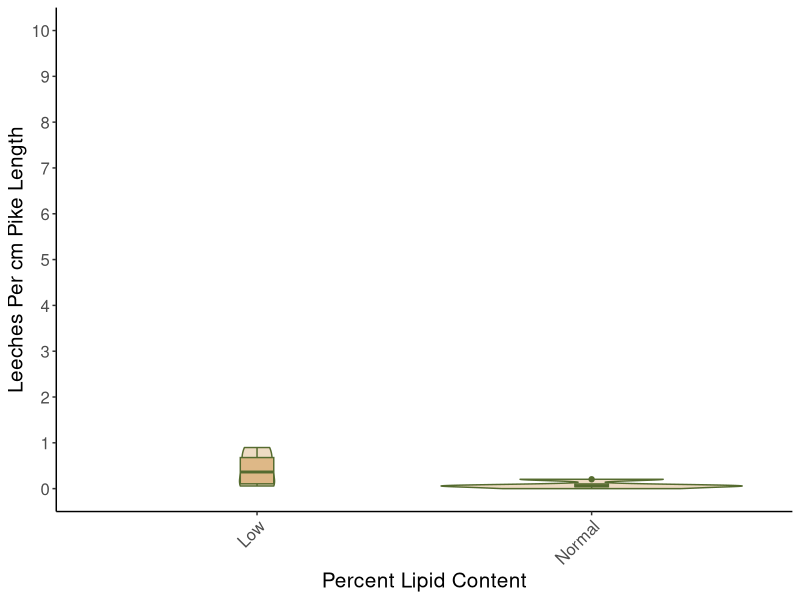

Write R code to recreate this figure. (Note: this script raises an error after producing the figure.)

library(ggplot2)
library(car)
library(mgcv)

#setwd("~/WCS/Manuscripts/Pike leech")

#healy.data <- read.csv("Data/pike.csv")
healy.data <- read.csv("Data/pike2.csv")


##Lipid content##
anova <- aov(leech_cm ~ lipid_level2, data = healy.data)
summary(anova)

tukey <- TukeyHSD(anova)
print(tukey)

p <- ggplot(healy.data, aes(lipid_level2, leech_cm))
p + geom_violin(alpha = 0.5, fill='burlywood', color="darkolivegreen")+
  geom_boxplot(width = 0.1, fill='burlywood', color="darkolivegreen")+
  ylab("Leeches Per cm Pike Length")+
  xlab("Percent Lipid Content")+
  theme_classic()+
  scale_y_continuous(limits=c(0,10),breaks=seq(0, 10, by = 1))+
  theme(text = element_text(size=15),axis.text.x = element_text(angle=45, hjust=1))

#log transform#
#levene test
result = leveneTest(leech_cm ~ lipid_level2, healy.data2)
print(result)

result = leveneTest(leech_cm ~ merc_level, healy.data2)
print(result)


anova3 <- aov(leech_cm ~ lipid_level2, data = healy.data2)
summary(anova3)

tukey <- TukeyHSD(anova3)
print(tukey)

p <- ggplot(healy.data2, aes(lipid_level2, leech_cm))
p + geom_violin(alpha = 0.5, fill='burlywood', color="darkolivegreen")+
  geom_boxplot(width = 0.1, fill='burlywood', color="darkolivegreen")+
  ylab("Log of Leeches Per cm Pike Length")+
  xlab("Percent Lipid Content")+
  theme_classic()+
  scale_y_continuous(limits=c(-1,1),breaks=seq(-1, 1, by = 0.1))+
  theme(text = element_text(size=15),axis.text.x = element_text(angle=45, hjust=1))





#
anova2 <- aov(leech_cm ~ lipid_level, data = healy.data)
summary(anova2)

tukey2 <- TukeyHSD(anova2)
print(tukey2)

ggplot(healy.data, aes(lipid_level, leech_cm)) + 
  geom_boxplot()

##Mercury##
anova <- aov(leech_cm ~ merc_level, data = healy.data2)
summary(anova)

tukey <- TukeyHSD(anova)
print(tukey)

ggplot(healy.data, aes(merc_level, leech_cm)) + 
  geom_boxplot()

p <- ggplot(healy.data2, aes(merc_level, leech_cm))
p + geom_violin(alpha = 0.5, fill='burlywood', color="darkolivegreen")+
  geom_boxplot(width = 0.1, fill='burlywood', color="darkolivegreen")+
  ylab("Log of Leeches Per cm Pike Length")+
  xlab("Mercury Concentration Fish Consumption Advisory Threshold")+
  theme_classic()+
  scale_y_continuous(limits=c(-1,1),breaks=seq(-1, 1, by = 0.1))+
  theme(text = element_text(size=15),axis.text.x = element_text(angle=45, hjust=1))

###GAM###
##Lipid##
#non-log data
gam_model <- gam(lipid_content ~ s(leech_cm), data = healy.data)
summary(gam_model)

#log data
gam_model2 <- gam(lipid_content ~ s(leech_cm), data = healy.data2)
summary(gam_model2)

##Mercury##
#non-log data
gam_model3 <- gam(mercury ~ s(leech_cm), data = healy.data)
summary(gam_model3)

#log data
gam_model4 <- gam(mercury ~ s(leech_cm), data = healy.data2)
summary(gam_model4)
